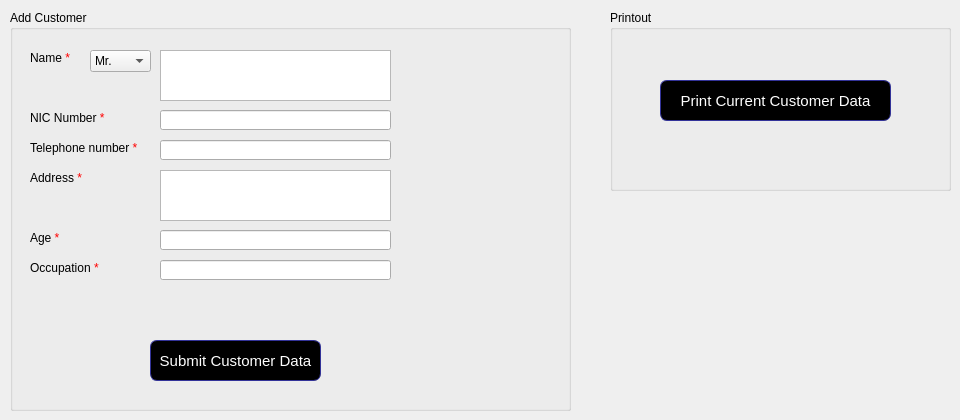
      <widget class="QWidget" name="tab_11">
       <attribute name="title">
        <string>Data Entry</string>
       </attribute>
       <widget class="QLabel" name="label_21">
        <property name="geometry">
         <rect>
          <x>30</x>
          <y>50</y>
          <width>61</width>
          <height>16</height>
         </rect>
        </property>
        <property name="text">
         <string>Name  &lt;span style=&quot;color: red&quot;&gt;*&lt;/span&gt;</string>
        </property>
       </widget>
       <widget class="QPlainTextEdit" name="plainTextEdit_4">
        <property name="geometry">
         <rect>
          <x>160</x>
          <y>50</y>
          <width>231</width>
          <height>51</height>
         </rect>
        </property>
       </widget>
       <widget class="QLabel" name="label_22">
        <property name="geometry">
         <rect>
          <x>30</x>
          <y>110</y>
          <width>91</width>
          <height>16</height>
         </rect>
        </property>
        <property name="text">
         <string>NIC Number &lt;span style=&quot;color: red&quot;&gt;*&lt;/span&gt;</string>
        </property>
       </widget>
       <widget class="QLineEdit" name="lineEdit_3">
        <property name="geometry">
         <rect>
          <x>160</x>
          <y>110</y>
          <width>231</width>
          <height>20</height>
         </rect>
        </property>
        <property name="text">
         <string/>
        </property>
       </widget>
       <widget class="QLabel" name="label_23">
        <property name="geometry">
         <rect>
          <x>30</x>
          <y>140</y>
          <width>131</width>
          <height>16</height>
         </rect>
        </property>
        <property name="text">
         <string>Telephone number &lt;span style=&quot;color: red&quot;&gt;*&lt;/span&gt;</string>
        </property>
       </widget>
       <widget class="QLineEdit" name="lineEdit_14">
        <property name="geometry">
         <rect>
          <x>160</x>
          <y>140</y>
          <width>231</width>
          <height>20</height>
         </rect>
        </property>
        <property name="text">
         <string/>
        </property>
       </widget>
       <widget class="QLabel" name="label_24">
        <property name="geometry">
         <rect>
          <x>30</x>
          <y>170</y>
          <width>121</width>
          <height>16</height>
         </rect>
        </property>
        <property name="text">
         <string>Address  &lt;span style=&quot;color: red&quot;&gt;*&lt;/span&gt;</string>
        </property>
       </widget>
       <widget class="QPlainTextEdit" name="plainTextEdit_5">
        <property name="geometry">
         <rect>
          <x>160</x>
          <y>170</y>
          <width>231</width>
          <height>51</height>
         </rect>
        </property>
       </widget>
       <widget class="QLabel" name="label_25">
        <property name="geometry">
         <rect>
          <x>30</x>
          <y>230</y>
          <width>121</width>
          <height>16</height>
         </rect>
        </property>
        <property name="text">
         <string>Age  &lt;span style=&quot;color: red&quot;&gt;*&lt;/span&gt;</string>
        </property>
       </widget>
       <widget class="QLineEdit" name="lineEdit_17">
        <property name="geometry">
         <rect>
          <x>160</x>
          <y>230</y>
          <width>231</width>
          <height>20</height>
         </rect>
        </property>
        <property name="text">
         <string/>
        </property>
       </widget>
       <widget class="QLineEdit" name="lineEdit_18">
        <property name="geometry">
         <rect>
          <x>160</x>
          <y>260</y>
          <width>231</width>
          <height>20</height>
         </rect>
        </property>
        <property name="text">
         <string/>
        </property>
       </widget>
       <widget class="QLabel" name="label_26">
        <property name="geometry">
         <rect>
          <x>30</x>
          <y>260</y>
          <width>121</width>
          <height>16</height>
         </rect>
        </property>
        <property name="text">
         <string>Occupation  &lt;span style=&quot;color: red&quot;&gt;*&lt;/span&gt;</string>
        </property>
       </widget>
       <widget class="QGroupBox" name="groupBox_3">
        <property name="geometry">
         <rect>
          <x>10</x>
          <y>10</y>
          <width>561</width>
          <height>401</height>
         </rect>
        </property>
        <property name="title">
         <string>Add Customer</string>
        </property>
        <widget class="QPushButton" name="pushButton_3">
         <property name="geometry">
          <rect>
           <x>140</x>
           <y>330</y>
           <width>171</width>
           <height>41</height>
          </rect>
         </property>
         <property name="styleSheet">
          <string notr="true">QPushButton {
color: white;
background-color: QLinearGradient( );
border-width: 1px;
border-color: #339;
border-style: solid;
border-radius: 7;
padding: 3px;
font-size: 15px;
padding-left: 5px;
padding-right: 5px;

}</string>
         </property>
         <property name="text">
          <string>Submit Customer Data</string>
         </property>
        </widget>
        <widget class="QComboBox" name="comboBox_3">
         <property name="geometry">
          <rect>
           <x>80</x>
           <y>40</y>
           <width>61</width>
           <height>22</height>
          </rect>
         </property>
         <item>
          <property name="text">
           <string>Mr.</string>
          </property>
         </item>
         <item>
          <property name="text">
           <string>Mrs.</string>
          </property>
         </item>
         <item>
          <property name="text">
           <string>Miss.</string>
          </property>
         </item>
        </widget>
        <widget class="QLabel" name="label_30">
         <property name="geometry">
          <rect>
           <x>90</x>
           <y>280</y>
           <width>281</width>
           <height>31</height>
          </rect>
         </property>
         <property name="styleSheet">
          <string notr="true">color:red;</string>
         </property>
         <property name="text">
          <string/>
         </property>
        </widget>
       </widget>
       <widget class="QGroupBox" name="groupBox_4">
        <property name="geometry">
         <rect>
          <x>610</x>
          <y>10</y>
          <width>341</width>
          <height>181</height>
         </rect>
        </property>
        <property name="title">
         <string>Printout</string>
        </property>
        <widget class="QPushButton" name="pushButton_4">
         <property name="geometry">
          <rect>
           <x>50</x>
           <y>70</y>
           <width>231</width>
           <height>41</height>
          </rect>
         </property>
         <property name="styleSheet">
          <string notr="true">QPushButton {
color: white;
background-color: QLinearGradient( );
border-width: 1px;
border-color: #339;
border-style: solid;
border-radius: 7;
padding: 3px;
font-size: 15px;
padding-left: 5px;
padding-right: 5px;

}</string>
         </property>
         <property name="text">
          <string>Print Current Customer Data</string>
         </property>
        </widget>
       </widget>
       <zorder>groupBox_3</zorder>
       <zorder>label_21</zorder>
       <zorder>plainTextEdit_4</zorder>
       <zorder>label_22</zorder>
       <zorder>lineEdit_3</zorder>
       <zorder>label_23</zorder>
       <zorder>lineEdit_14</zorder>
       <zorder>label_24</zorder>
       <zorder>plainTextEdit_5</zorder>
       <zorder>label_25</zorder>
       <zorder>lineEdit_17</zorder>
       <zorder>lineEdit_18</zorder>
       <zorder>label_26</zorder>
       <zorder>groupBox_4</zorder>
      </widget>
